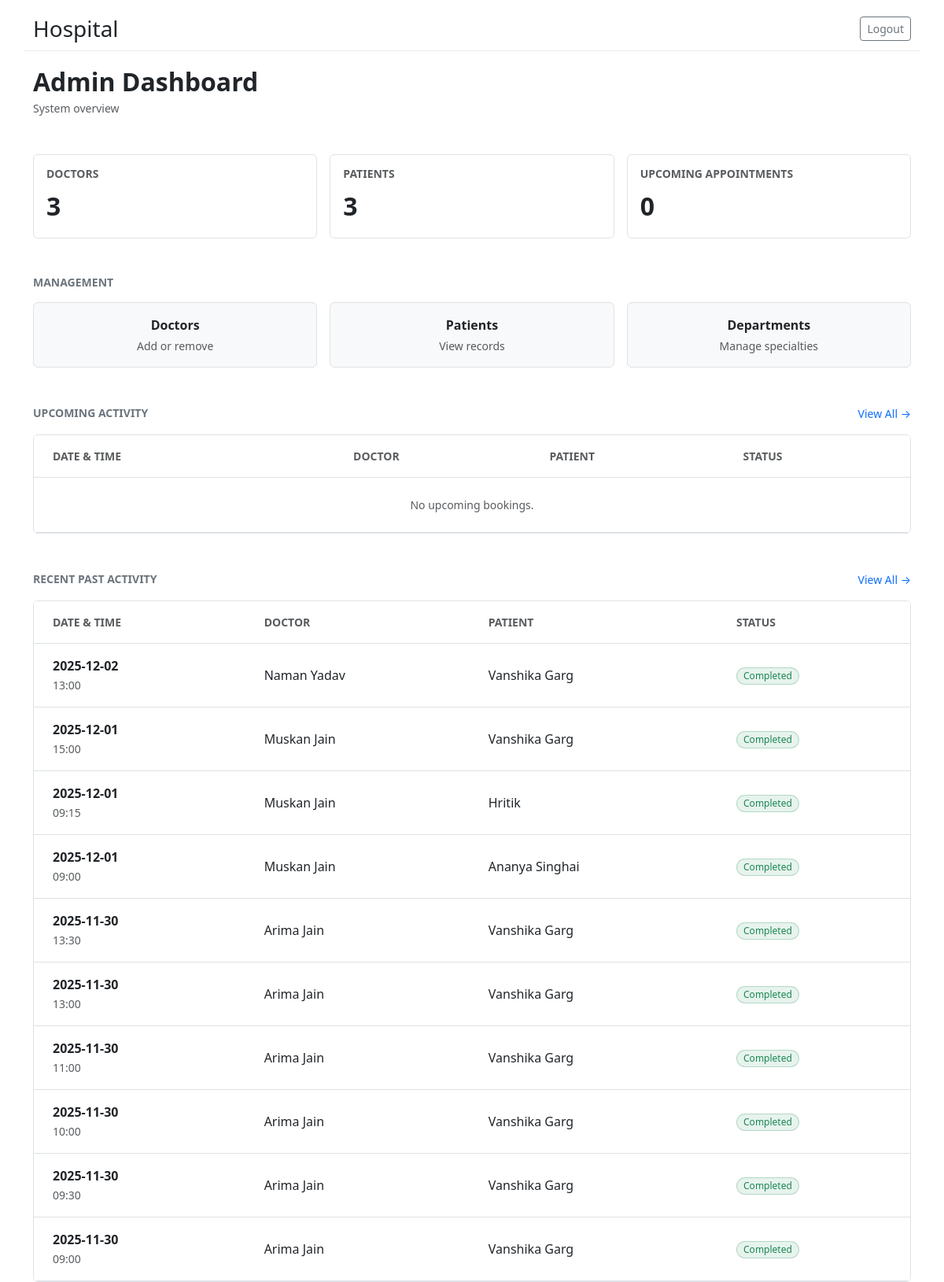
The app's page /admin/dashboard (signed in), older data.
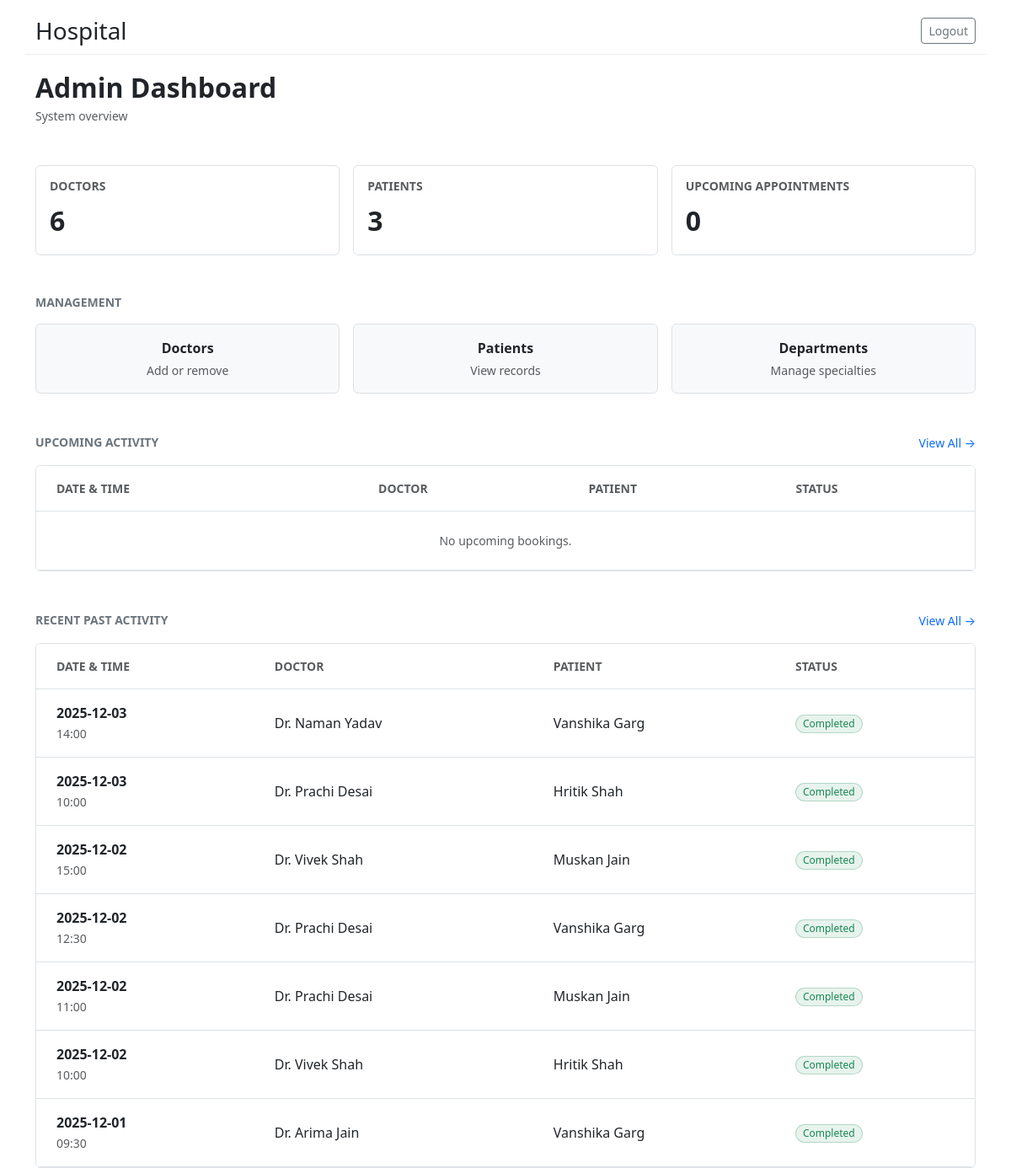
The same page, newer data.
### tables this page shows
CREATE TABLE appointments (
      id INTEGER PRIMARY KEY AUTOINCREMENT,
      patient_id INTEGER NOT NULL,
      doctor_id INTEGER NOT NULL,
      date TEXT NOT NULL,
      time TEXT NOT NULL,
      end_time TEXT,
      status TEXT NOT NULL DEFAULT 'Booked' CHECK(status IN ('Booked','Completed','Cancelled')),
      created_at TEXT NOT NULL,
      FOREIGN KEY(patient_id) REFERENCES patients(id),
      FOREIGN KEY(doctor_id) REFERENCES doctors(id)
    );

CREATE TABLE users (
      id INTEGER PRIMARY KEY AUTOINCREMENT,
      username TEXT UNIQUE NOT NULL,
      password_hash TEXT NOT NULL,
      role TEXT NOT NULL CHECK(role IN ('admin','doctor','patient')),
      full_name TEXT, email TEXT, phone TEXT, is_active INTEGER DEFAULT 1
    );

### app.py (the view)
@app.route("/admin/dashboard")
@login_required(role="admin")
def admin_dashboard():
    db = get_db()
    total_doctors = db.execute("SELECT COUNT(*) c FROM doctors").fetchone()["c"]
    total_patients = db.execute("SELECT COUNT(*) c FROM patients").fetchone()["c"]
    total_upcoming = db.execute("""
        SELECT COUNT(*) c FROM appointments
        WHERE datetime(date||' '||time) >= datetime('now') AND status='Booked'
    """).fetchone()["c"]
    upcoming = db.execute("""
      SELECT a.id, u.full_name patient_name, u2.full_name doctor_name, a.date, a.time, a.status
      FROM appointments a
      JOIN patients p ON a.patient_id=p.id
      JOIN users u ON p.user_id = u.id
      JOIN doctors d ON a.doctor_id = d.id
      JOIN users u2 ON d.user_id = u2.id
      WHERE datetime(a.date||' '||a.time) >= datetime('now') AND a.status='Booked'
      ORDER BY a.date, a.time LIMIT 10
    """).fetchall()
    past = db.execute("""
      SELECT a.id, u.full_name patient_name, u2.full_name doctor_name, a.date, a.time, a.status
      FROM appointments a
      JOIN patients p ON a.patient_id=p.id
      JOIN users u ON p.user_id = u.id
      JOIN doctors d ON a.doctor_id = d.id
      JOIN users u2 ON d.user_id = u2.id
      WHERE datetime(a.date||' '||a.time) < datetime('now') OR a.status != 'Booked'
      ORDER BY a.date DESC, a.time DESC LIMIT 10
    """).fetchall()
    return render_template("admin_dashboard.html",
                           total_doctors=total_doctors,
                           total_patients=total_patients,
                           total_upcoming=total_upcoming,
                           upcoming=upcoming, past=past)

### app.py (called while the page is built, shortened)
def get_db():
    if "db" not in g:
        g.db = sqlite3.connect(DB_PATH, detect_types=sqlite3.PARSE_DECLTYPES)
        g.db.row_factory = sqlite3.Row
    return g.db

def login_required(role=None):
    from functools import wraps
    def decorator(f):
        @wraps(f)
        def wrapped(*args, **kwargs):
            if "user_id" not in session:
                return redirect(url_for("login"))
            return f(*args, **kwargs)
        return wrapped
    return decorator

### templates/admin_dashboard.html (shortened to what the changed rows need)
{% extends "base.html" %}
{% block content %}
<div class="mb-5">
  <h2 class="fw-bold mb-1 text-dark">Admin Dashboard</h2>
</div>
<div class="row g-3 mb-5">
  <div class="col-md-4">
    <div class="border rounded p-3 bg-white h-100 d-flex flex-column justify-content-between">
      <h6 class="text-uppercase text-muted fw-bold small mb-2">Doctors</h6>
      <div class="fs-2 fw-bold text-dark">{{ total_doctors }}</div>
    </div>
  </div>
</div>
<div class="border rounded overflow-hidden">
  <table class="table mb-0">
    <thead class="bg-light">
      <tr>
        <th class="ps-4 py-3 text-uppercase text-muted small fw-bold border-bottom">Date & Time</th>
        <th class="py-3 text-uppercase text-muted small fw-bold border-bottom">Doctor</th>
        <th class="py-3 text-uppercase text-muted small fw-bold border-bottom">Patient</th>
        <th class="py-3 text-uppercase text-muted small fw-bold border-bottom">Status</th>
      </tr>
    </thead>
  </table>
</div>
<div class="border rounded overflow-hidden">
  <table class="table mb-0">
    <thead class="bg-light">
      <tr>
        <th class="ps-4 py-3 text-uppercase text-muted small fw-bold border-bottom">Date & Time</th>
        <th class="py-3 text-uppercase text-muted small fw-bold border-bottom">Doctor</th>
        <th class="py-3 text-uppercase text-muted small fw-bold border-bottom">Patient</th>
        <th class="py-3 text-uppercase text-muted small fw-bold border-bottom">Status</th>
      </tr>
    </thead>
    <tbody>
      {% for a in past %}
        <tr>
          <td class="ps-4 py-3 align-middle">
            <div class="fw-bold text-dark">{{ a.date }}</div>
            <small class="text-muted">{{ a.time }}</small>
          </td>
          <td class="align-middle">{{ a.doctor_name }}</td>
          <td class="align-middle">{{ a.patient_name }}</td>
          <td class="align-middle">
            <span class="badge bg-success bg-opacity-10 text-success border border-success border-opacity-25 px-2 py-1 rounded-pill fw-normal">Completed</span>
          </td>
        </tr>
      {% else %}
        <tr>
          <td colspan="4" class="text-center py-4 text-muted small">No recent activity.</td>
        </tr>
      {% endfor %}
    </tbody>
  </table>
</div>
{% endblock %}

Row changes from the older to the newer data that the page shows:
removed appointments: date "2025-12-02", time "13:00", doctor_name "Naman Yadav", patient_name "Vanshika Garg"
removed appointments: date "2025-12-01", time "15:00", doctor_name "Muskan Jain", patient_name "Vanshika Garg"
removed appointments: date "2025-12-01", time "09:15", doctor_name "Muskan Jain", patient_name "Hritik"
removed appointments: date "2025-12-01", time "09:00", doctor_name "Muskan Jain", patient_name "Ananya Singhai"
removed appointments: date "2025-11-30", time "10:00", doctor_name "Arima Jain", patient_name "Vanshika Garg"
removed appointments: date "2025-11-30", time "09:30", doctor_name "Arima Jain", patient_name "Vanshika Garg"
removed appointments: date "2025-11-30", time "09:00", doctor_name "Arima Jain", patient_name "Vanshika Garg"
changed appointments: date "2025-11-30" → "2025-12-03"; time "13:30" → "14:00"; doctor_name "Arima Jain" → "Dr. Naman Yadav"
added appointments: date "2025-12-03", time "10:00", doctor_name "Dr. Prachi Desai", patient_name "Hritik Shah"
added appointments: date "2025-12-02", time "15:00", doctor_name "Dr. Vivek Shah", patient_name "Muskan Jain"
changed appointments (number 4 of 7 on the later page): date "2025-11-30" → "2025-12-02"; time "11:00" → "12:30"; doctor_name "Arima Jain" → "Dr. Prachi Desai"; moves up the list
changed appointments (number 5 of 7 on the later page): date "2025-11-30" → "2025-12-02"; time "13:00" → "11:00"; doctor_name "Arima Jain" → "Dr. Prachi Desai"; patient_name "Vanshika Garg" → "Muskan Jain"
added appointments: date "2025-12-02", time "10:00", doctor_name "Dr. Vivek Shah", patient_name "Hritik Shah"
added appointments: date "2025-12-01", time "09:30", doctor_name "Dr. Arima Jain", patient_name "Vanshika Garg"
Text that changed along with them:
{{ total_doctors }}: "3" → "6"
